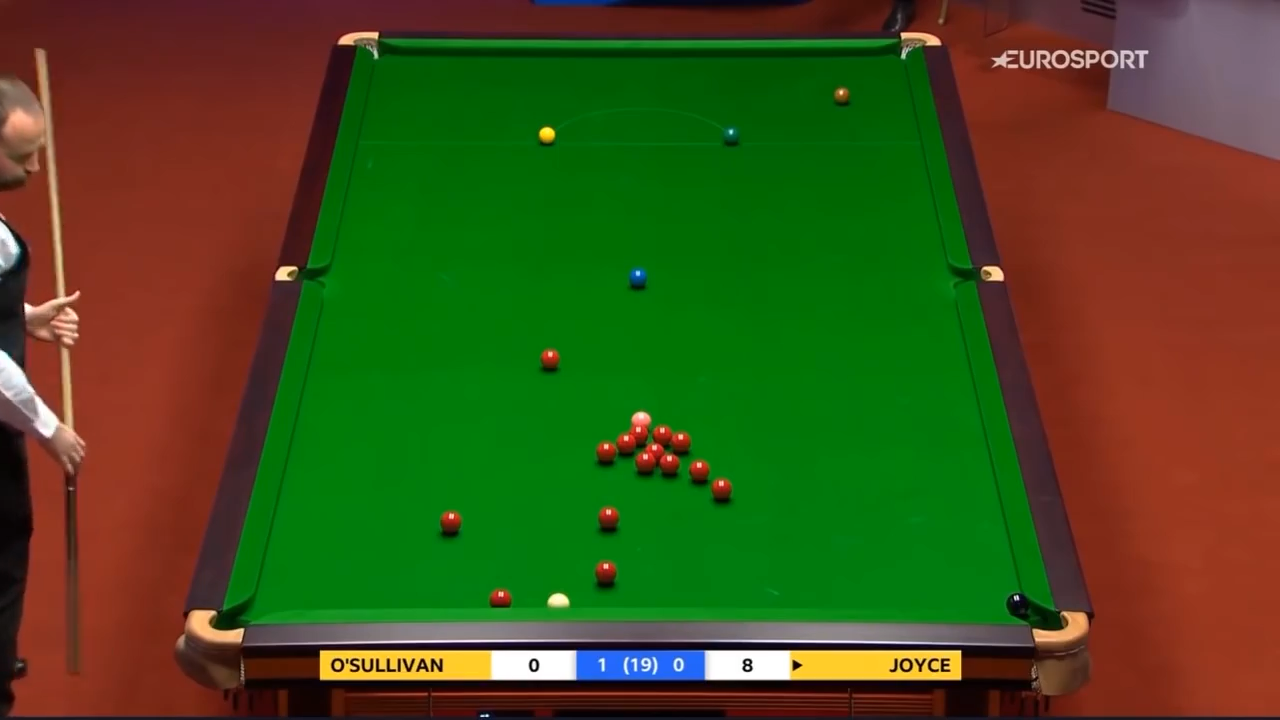
#> input picture reference_frame.png, 1280 x 720 px
$ jupyter execute Task2.ipynb
#> lines starting #> are read from the running program, lines starting #| are printed output that depends on the picture; pictures that were not available may be replaced by others from this repository, and a replacement may not be noted
# Marta Celio, Samuel Corecco, Alfio Vavassori - Computer Vision Project

[cell 1]
import cv2
import numpy as np
import matplotlib.pyplot as plt
from tqdm import tqdm
import os
from scipy.ndimage import convolve
from PIL import Image

cv2.destroyAllWindows()

# Pre-process video and filter only those frames that show side view

We process each frame using its image histogram. However, we have a lot of pixels and the relationship of the shape of the histograms is important, so simple subtraction is not reliable to prcess the similarity. Therefore, we used the `numpy.corrcoef` function in NumPy, which precisely seeks a correlation between the two histograms.

The `numpy.corrcoef` function calculates the Pearson correlation coefficients matrix, which assesses the linear relationship between every pair of variables in a dataset. The correlation matrix, denoted as $ R $, is derived using the formula:

$ R_{ij} = \frac{C_{ij}}{\sqrt{C_{ii} \cdot C_{jj}}} $

where $ C $ is the covariance matrix. The correlation values range from -1 to 1, indicating the strength and direction of the linear relationships.

This code contains an example comparison between a hand-picked reference image and two other images; one from the side view and one not. It plots both their histograms and shows their correlation coefficient. Then, the same comparison is made on all video frames and only those with a high enough correlation coefficient are kept. This second part actually uses a different reference image, grabbed as a frame from a hand-picked video portion: this is mostly to avoid format-related problems between imported images and images grabbed from video frames.

Note that this approach is very precise, but also very computationally onerous: it can take more than a day to get the video filtered perfectly. Because of this, our project contains two separate cells: one with our implementation and one using OpenCV functions. The former's video filtering code is inside an `if False` block of code, so it won't run by default, but it can still be checked. The latter is much faster (taking about half an hour) and it's the one that was actually used to filter the video.

[cell 2]
reference_frame = cv2.imread('reference_frame.png')
#> reference_frame is the input picture: shape (720, 1280, 3); mean B, G, R 27.1, 79.6, 66.8
video_input = cv2.VideoCapture('WSC.mp4')
fourcc = cv2.VideoWriter_fourcc(*'XVID')
video_output = cv2.VideoWriter('filtered_video.mp4', fourcc, video_input.get(cv2.CAP_PROP_FPS), (int(video_input.get(cv2.CAP_PROP_FRAME_WIDTH)), int(video_input.get(cv2.CAP_PROP_FRAME_HEIGHT))))
print("Video dimensions: ", video_input.get(cv2.CAP_PROP_FRAME_WIDTH), video_input.get(cv2.CAP_PROP_FRAME_HEIGHT))

def get_histogram(frame):
    histogram = np.zeros(256)
    for i in range(frame.shape[0]):
        for j in range(frame.shape[1]):
            histogram[frame[i][j][1]] += 1
    return histogram

def compare_histograms(hist1, hist2):
    correlation = np.corrcoef(hist1, hist2)[0, 1]
    return correlation

reference_frame_histogram = get_histogram(reference_frame)
#> reference_frame_histogram = 256 values, max 35308 at index 124, min 47 at index 232, mean 3600
plt.plot(reference_frame_histogram)

# Side view comparison
test_frame = cv2.imread('test_image.png')
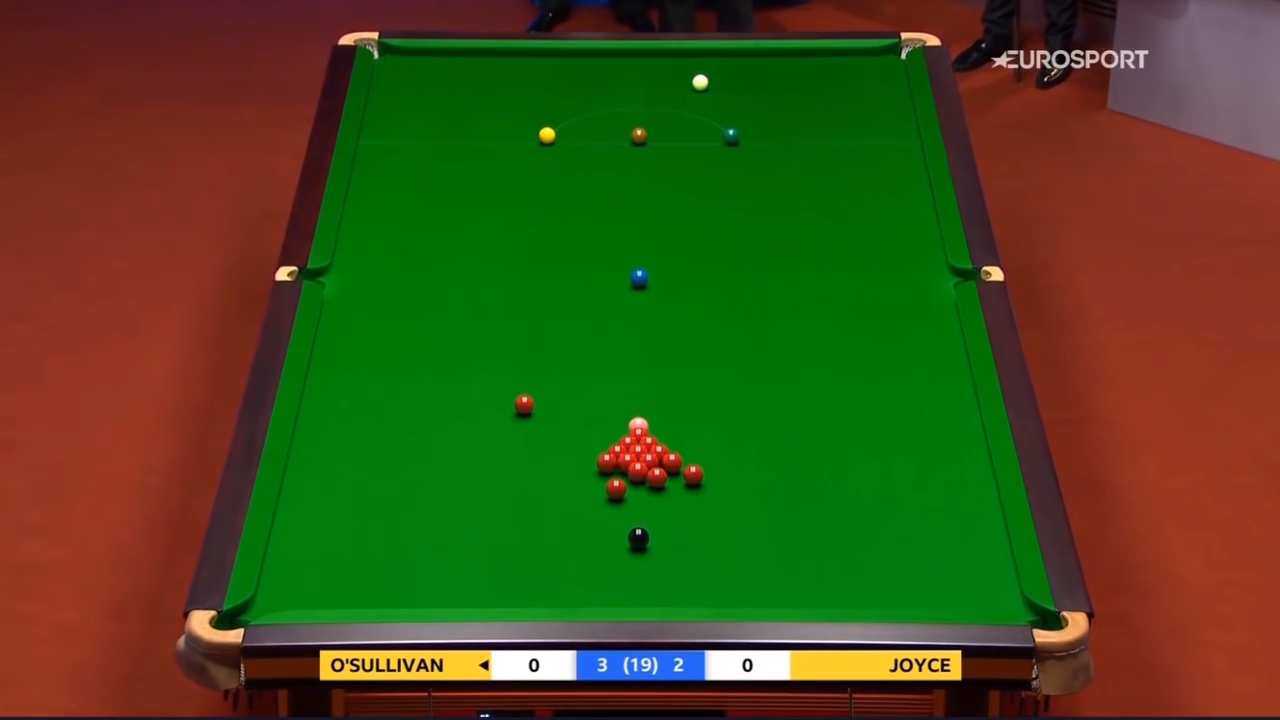
#> input picture test_image.PNG, 1280 x 720 px, found by its file name
#> test_frame is the input picture: shape (720, 1280, 3); mean B, G, R 25.5, 78.7, 67.1
test_frame_histogram = get_histogram(test_frame)
#> test_frame_histogram = 256 values, max 33814 at index 124, min 21 at index 235, mean 3600
correlation = compare_histograms(reference_frame_histogram, test_frame_histogram)
#> in compare_histograms, `correlation = np.corrcoef(hist1, hist2)[0, 1]`: correlation = 0.986
#> correlation = 0.986
plt.plot(test_frame_histogram)
plt.title('Comparison between reference image and side view frame')
plt.xlabel('Correlation: ' + str(correlation))
plt.show()
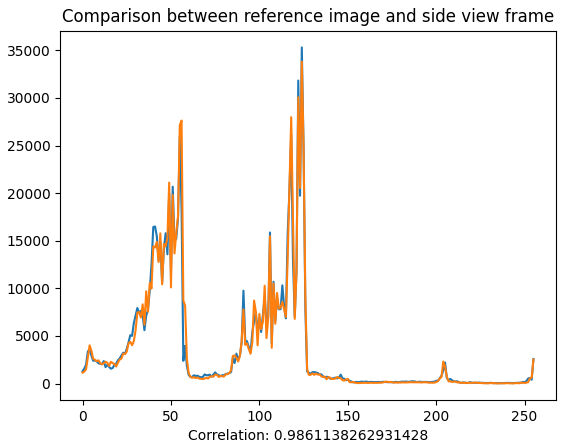
#> figure drawn by matplotlib, 1 panel; curve peaks at x = 124, y = 35308; curve peaks at x = 124, y = 33814

# Non-side view comparison
test_wrong_frame = cv2.imread('test_wrong.png')
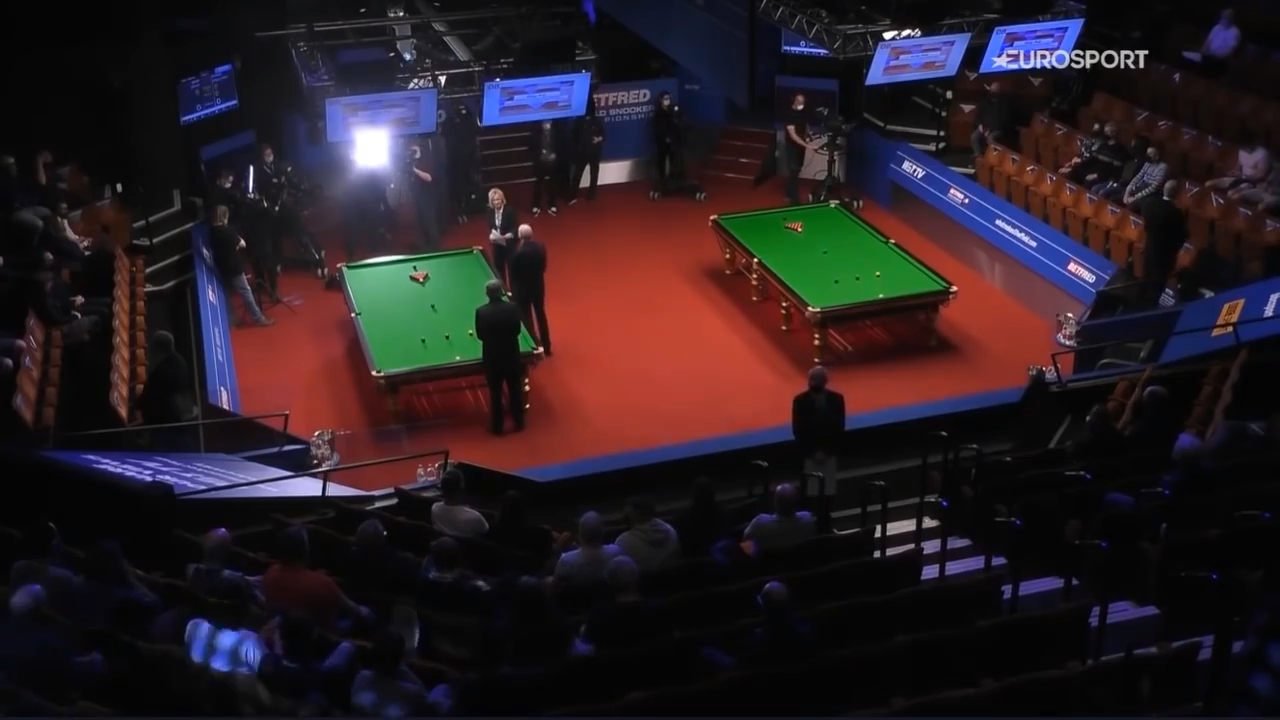
#> input picture test_wrong.png, 1280 x 720 px
#> test_wrong_frame is the input picture: shape (720, 1280, 3); mean B, G, R 34.6, 29.7, 40.4
test_wrong_frame_histogram = get_histogram(test_wrong_frame)
#> test_wrong_frame_histogram = 256 values, max 84714 at index 5, min 6 at index 231, mean 3600
correlation = compare_histograms(reference_frame_histogram, test_wrong_frame_histogram)
#> correlation = 0.052
plt.plot(test_wrong_frame_histogram)
plt.plot(reference_frame_histogram)
plt.title('Comparison between reference image and non-side view frame')
plt.xlabel('Correlation: ' + str(correlation))
plt.show()
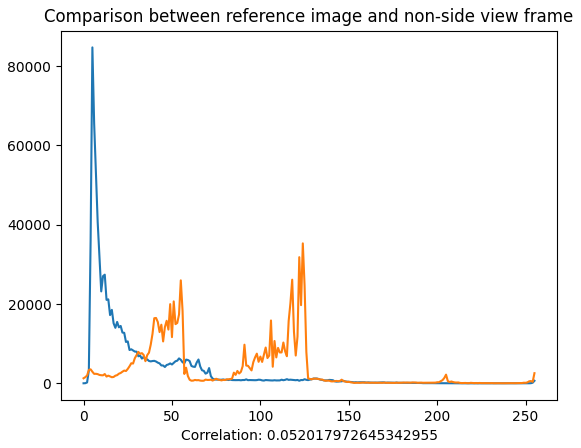
#> figure drawn by matplotlib, 1 panel; curve peaks at x = 5, y = 84714; curve peaks at x = 124, y = 35308

# Whole video comparison
video_referene = cv2.VideoCapture('VIDEO_reference.mp4')
ret, reference_frame = video_referene.read()
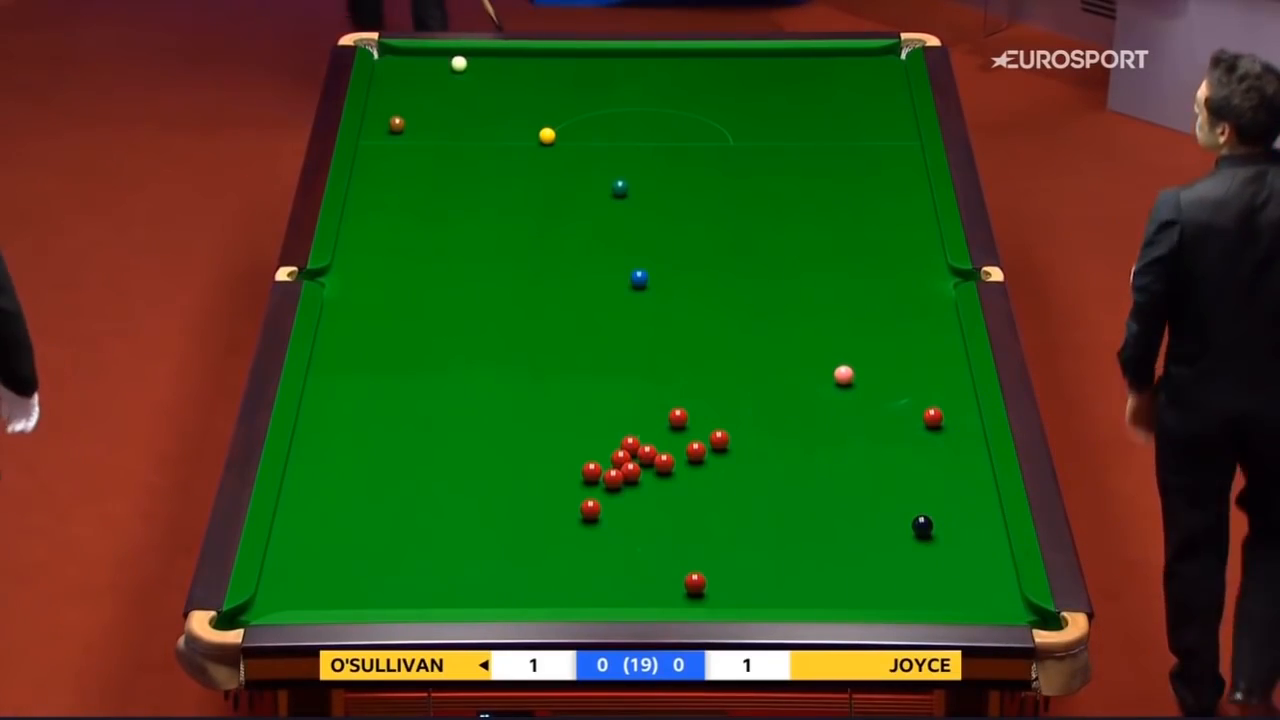
#> input picture frame 5 of VIDEO_reference.mp4, 1280 x 720 px
#> reference_frame is the input picture: shape (720, 1280, 3); mean B, G, R 23.8, 74, 57.2
reference_frame_histogram = get_histogram(reference_frame)
#> reference_frame_histogram = 256 values, max 34812 at index 123, min 18 at index 246, mean 3600
video_referene.release()

if False:
    start = cv2.getTickCount()
    total_frames = int(video_input.get(cv2.CAP_PROP_FRAME_COUNT))

    with tqdm(total=total_frames, desc="Processing Video") as pbar:
        while video_input.isOpened():
            ret, frame = video_input.read()
            if not ret:
                break

            frame_histogram = get_histogram(frame)
            correlation = compare_histograms(reference_frame_histogram, frame_histogram)

            if correlation > 0.8:
                video_output.write(frame)

            pbar.update(1)

    endtime = cv2.getTickCount()
    time = (endtime - start) / cv2.getTickFrequency()
    print('Time: ', time)

video_input.release()
video_output.release()

[cell 3]
# Remove output video if already exists
if os.path.exists('filtered_video.mp4'):
    os.remove('filtered_video.mp4')

reference_frame = cv2.imread('reference_frame.png')
video_input = cv2.VideoCapture('WSC.mp4')
fourcc = cv2.VideoWriter_fourcc(*'mp4v')
video_output = cv2.VideoWriter('filtered_video.mp4', fourcc, video_input.get(cv2.CAP_PROP_FPS), (int(video_input.get(cv2.CAP_PROP_FRAME_WIDTH)), int(video_input.get(cv2.CAP_PROP_FRAME_HEIGHT))))

def get_histogram_cv2(frame):
    hist = cv2.calcHist([frame], [1], None, [256], [0, 256])
#> hist = 256 values, max 35308 at index 124, min 47 at index 232, mean 3600
    return hist

def compare_histograms_cv2(hist1, hist2):
    correlation = cv2.compareHist(hist1, hist2, cv2.HISTCMP_CORREL)
    return correlation

reference_frame_histogram = get_histogram_cv2(reference_frame)
#> reference_frame_histogram has the same summary as hist in get_histogram_cv2
plt.plot(reference_frame_histogram)

# Side view comparison
test_frame = cv2.imread('test_image.png')
test_frame_histogram = get_histogram_cv2(test_frame)
correlation = compare_histograms_cv2(reference_frame_histogram, test_frame_histogram)
#> in compare_histograms_cv2, `correlation = cv2.compareHist(hist1, hist2, cv2.HISTCMP_CORREL)`: correlation = 0.986
#> correlation = 0.986
plt.plot(test_frame_histogram)
plt.title('Comparison between reference image and side view frame')
plt.xlabel('Correlation: ' + str(correlation))
plt.show()
#> figure, not shown here; curve peaks at x = 124, y = 35308; curve peaks at x = 124, y = 33814

# Non-side view comparison
test_wrong_frame = cv2.imread('test_wrong.png')
test_wrong_frame_histogram = get_histogram_cv2(test_wrong_frame)
correlation = compare_histograms_cv2(reference_frame_histogram, test_wrong_frame_histogram)
#> correlation = 0.052
plt.plot(test_wrong_frame_histogram)
plt.plot(reference_frame_histogram)
plt.title('Comparison between reference image and non-side view frame')
plt.xlabel('Correlation: ' + str(correlation))
plt.show()
#> figure, not shown here; curve peaks at x = 5, y = 84714; curve peaks at x = 124, y = 35308

# Whole video comparison
video_referene = cv2.VideoCapture('VIDEO_reference.mp4')
ret, reference_frame = video_referene.read()
reference_frame_histogram = get_histogram_cv2(reference_frame)
video_referene.release()

start = cv2.getTickCount()
total_frames = int(video_input.get(cv2.CAP_PROP_FRAME_COUNT))

save_withe_sum = []
with tqdm(total=total_frames, desc="Processing Video") as pbar:
    while video_input.isOpened():
        ret, frame = video_input.read()
        if not ret:
            break

        frame_histogram = get_histogram_cv2(frame)
#> frame_histogram has the same summary as reference_frame_histogram
        correlation = compare_histograms_cv2(reference_frame_histogram, frame_histogram)
#> correlation = 1

        if correlation > 0.8:
            # this to study with ditribution of white pixels and avoid the change camera animation
            # print total pixel with value > 200
            # white = np.sum(frame > 200)
            # save_withe_sum.append(white)

            if np.sum(frame > 200) < 55000:
                video_output.write(frame)

        pbar.update(1)
        if pbar.n > 20000:
            break

endtime = cv2.getTickCount()
time = (endtime - start) / cv2.getTickFrequency()
print('Time: ', time)

video_input.release()
video_output.release()

# plt.plot(save_withe_sum)
# plt.title('Number of white pixels in frames with correlation > 0.8')
# plt.show()
